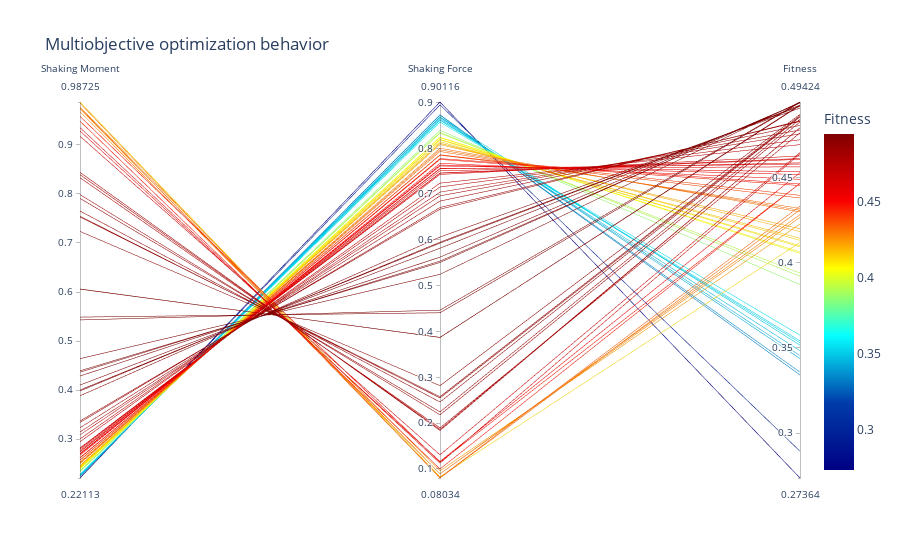

Notebook source saved alongside this figure:
### Markdown cell above
#### Shaking moment vs Shaking force

This graph shows the behavior of the Pareto efficient solutions, where the improvement on the optimization of one variable, directly affects others'.

### Code cell
fig = px.parallel_coordinates({"Shaking Moment": shMoments[optimal], "Shaking Force": shForces[optimal], "Fitness": fitness[optimal]}, title = "Multiobjective optimization behavior",
                            color = "Fitness",
                            color_continuous_scale=px.colors.sequential.Jet)
fig.show()
